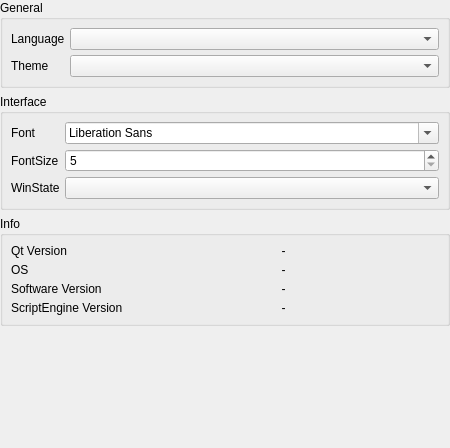
<?xml version="1.0" encoding="UTF-8"?>
<ui version="4.0">
 <class>GeneralSettingDialog</class>
 <widget class="QWidget" name="GeneralSettingDialog">
  <property name="geometry">
   <rect>
    <x>0</x>
    <y>0</y>
    <width>450</width>
    <height>448</height>
   </rect>
  </property>
  <property name="windowTitle">
   <string notr="true"/>
  </property>
  <layout class="QVBoxLayout" name="verticalLayout">
   <property name="leftMargin">
    <number>0</number>
   </property>
   <property name="topMargin">
    <number>0</number>
   </property>
   <property name="rightMargin">
    <number>0</number>
   </property>
   <property name="bottomMargin">
    <number>0</number>
   </property>
   <item>
    <widget class="QGroupBox" name="groupBox">
     <property name="sizePolicy">
      <sizepolicy hsizetype="Preferred" vsizetype="Maximum">
       <horstretch>0</horstretch>
       <verstretch>0</verstretch>
      </sizepolicy>
     </property>
     <property name="title">
      <string>General</string>
     </property>
     <layout class="QFormLayout" name="formLayout">
      <property name="horizontalSpacing">
       <number>5</number>
      </property>
      <property name="verticalSpacing">
       <number>5</number>
      </property>
      <property name="leftMargin">
       <number>8</number>
      </property>
      <property name="topMargin">
       <number>8</number>
      </property>
      <property name="rightMargin">
       <number>8</number>
      </property>
      <property name="bottomMargin">
       <number>8</number>
      </property>
      <item row="0" column="0">
       <widget class="QLabel" name="lblLanguage">
        <property name="text">
         <string>Language</string>
        </property>
       </widget>
      </item>
      <item row="0" column="1">
       <widget class="QComboBox" name="cbLanguage"/>
      </item>
      <item row="1" column="0">
       <widget class="QLabel" name="lblTheme">
        <property name="text">
         <string>Theme</string>
        </property>
       </widget>
      </item>
      <item row="1" column="1">
       <widget class="QComboBox" name="cbTheme"/>
      </item>
     </layout>
    </widget>
   </item>
   <item>
    <widget class="QGroupBox" name="groupBox_2">
     <property name="sizePolicy">
      <sizepolicy hsizetype="Preferred" vsizetype="Maximum">
       <horstretch>0</horstretch>
       <verstretch>0</verstretch>
      </sizepolicy>
     </property>
     <property name="title">
      <string>Interface</string>
     </property>
     <layout class="QFormLayout" name="formLayout_2">
      <property name="horizontalSpacing">
       <number>5</number>
      </property>
      <property name="verticalSpacing">
       <number>5</number>
      </property>
      <property name="leftMargin">
       <number>8</number>
      </property>
      <property name="topMargin">
       <number>8</number>
      </property>
      <property name="rightMargin">
       <number>8</number>
      </property>
      <property name="bottomMargin">
       <number>8</number>
      </property>
      <item row="0" column="0">
       <widget class="QLabel" name="lblFont">
        <property name="text">
         <string>Font</string>
        </property>
       </widget>
      </item>
      <item row="0" column="1">
       <widget class="QFontComboBox" name="cbFont"/>
      </item>
      <item row="1" column="0">
       <widget class="QLabel" name="lblFontSize">
        <property name="text">
         <string>FontSize</string>
        </property>
       </widget>
      </item>
      <item row="1" column="1">
       <widget class="QSpinBox" name="sbFontSize">
        <property name="minimum">
         <number>5</number>
        </property>
        <property name="maximum">
         <number>25</number>
        </property>
       </widget>
      </item>
      <item row="2" column="0">
       <widget class="QLabel" name="lblWinState">
        <property name="text">
         <string>WinState</string>
        </property>
       </widget>
      </item>
      <item row="2" column="1">
       <widget class="QComboBox" name="cbWinState"/>
      </item>
     </layout>
    </widget>
   </item>
   <item>
    <widget class="QGroupBox" name="groupBox_3">
     <property name="sizePolicy">
      <sizepolicy hsizetype="Preferred" vsizetype="Maximum">
       <horstretch>0</horstretch>
       <verstretch>0</verstretch>
      </sizepolicy>
     </property>
     <property name="title">
      <string>Info</string>
     </property>
     <layout class="QFormLayout" name="formLayout_3">
      <property name="horizontalSpacing">
       <number>5</number>
      </property>
      <property name="verticalSpacing">
       <number>5</number>
      </property>
      <property name="leftMargin">
       <number>8</number>
      </property>
      <property name="topMargin">
       <number>8</number>
      </property>
      <property name="rightMargin">
       <number>8</number>
      </property>
      <property name="bottomMargin">
       <number>8</number>
      </property>
      <item row="2" column="0">
       <widget class="QLabel" name="label_6">
        <property name="text">
         <string>Software Version</string>
        </property>
       </widget>
      </item>
      <item row="2" column="1">
       <widget class="QLabel" name="lblSoftVersion">
        <property name="text">
         <string notr="true">-</string>
        </property>
        <property name="alignment">
         <set>Qt::AlignmentFlag::AlignCenter</set>
        </property>
        <property name="wordWrap">
         <bool>true</bool>
        </property>
       </widget>
      </item>
      <item row="3" column="0">
       <widget class="QLabel" name="label_7">
        <property name="text">
         <string>ScriptEngine Version</string>
        </property>
       </widget>
      </item>
      <item row="3" column="1">
       <widget class="QLabel" name="lblScriptVersion">
        <property name="text">
         <string notr="true">-</string>
        </property>
        <property name="alignment">
         <set>Qt::AlignmentFlag::AlignCenter</set>
        </property>
        <property name="wordWrap">
         <bool>true</bool>
        </property>
       </widget>
      </item>
      <item row="0" column="0">
       <widget class="QLabel" name="label_10">
        <property name="text">
         <string>Qt Version</string>
        </property>
       </widget>
      </item>
      <item row="0" column="1">
       <widget class="QLabel" name="lblQtVersion">
        <property name="text">
         <string notr="true">-</string>
        </property>
        <property name="alignment">
         <set>Qt::AlignmentFlag::AlignCenter</set>
        </property>
        <property name="wordWrap">
         <bool>true</bool>
        </property>
       </widget>
      </item>
      <item row="1" column="0">
       <widget class="QLabel" name="label_12">
        <property name="text">
         <string>OS</string>
        </property>
       </widget>
      </item>
      <item row="1" column="1">
       <widget class="QLabel" name="lblOS">
        <property name="text">
         <string notr="true">-</string>
        </property>
        <property name="alignment">
         <set>Qt::AlignmentFlag::AlignCenter</set>
        </property>
        <property name="wordWrap">
         <bool>true</bool>
        </property>
       </widget>
      </item>
     </layout>
    </widget>
   </item>
   <item>
    <spacer name="verticalSpacer">
     <property name="orientation">
      <enum>Qt::Orientation::Vertical</enum>
     </property>
     <property name="sizeHint" stdset="0">
      <size>
       <width>20</width>
       <height>40</height>
      </size>
     </property>
    </spacer>
   </item>
  </layout>
 </widget>
 <resources/>
 <connections/>
</ui>
